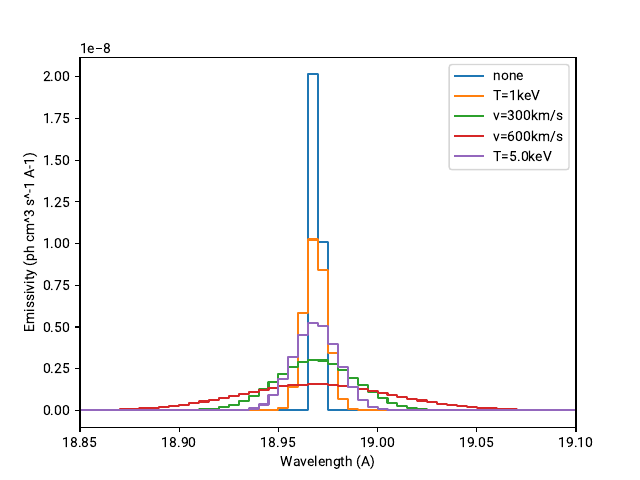

Generate this figure with Python:
# Line broadening example

#

import acx2
import matplotlib.pyplot as plt
import numpy

# declare a acx2 model
am = acx2.ACXModel()

# add the H and He donors

am.add_donor('H',
             '/export1/projects/ACX2/acx2_H_v1_line.fits',
             '/export1/projects/ACX2/acx2_H_v1_cont.fits',
             '/export1/projects/ACX2/acx2_H_v1_sigma.fits',
             abundset='AG89',\
             elements=[1,2,6,7,8,10,12,13,14,16,18,20,26,28])
             
am.add_donor('He',
             '/export1/projects/ACX2/acx2_He_v1_line.fits',
             '/export1/projects/ACX2/acx2_He_v1_cont.fits',
             '/export1/projects/ACX2/acx2_He_v1_sigma.fits',
             abundset='AG89',\
             elements=[1,2,6,7,8,10,12,13,14,16,18,20,26,28])


# set the relative abundance of the 2 donors
am.set_donorabund(['H','He'], [0.9, 0.1])

# set the acxmodel to fall back on if there is no other data
am.set_acxmodel(8) # the separable model

# set the collision parameter units
am.set_collisiontype(1, 'kev/u') # keV/amu

# set the recombination type
am.set_recombtype(1) # single recombination. 2= all the way to neutral

# set the temperature
am.set_temperature(1.0) # in keV. determines the ionization balance

# set the binning for the spectrum
wvbins = numpy.linspace(14.5,19.5,1001) # 0.01 A bins
ebins = 12.398425/wvbins[::-1]
am.set_ebins(ebins)

print("This proceses is slow, it will take a while. Sorry")
# calculate a spectrum at several different broadening settings
s1 = am.calc_spectrum(1.0)

print("1/5 spectra done")

# set temperature broadening on 
am.set_broadening(True, broaden_limit=1e-15)
s2 = am.calc_spectrum(1.0)
print("2/5 spectra done")

# set velocity broadening on 
am.set_broadening(True, broaden_limit=1e-15, 
                        velocity_broadening=300.0,\
                        velocity_broadening_units='km/s')
s3 = am.calc_spectrum(1.0)
print("3/5 spectra done")


am.set_broadening(True, broaden_limit=1e-15, 
                        velocity_broadening=600.0,\
                           velocity_broadening_units='km/s')
s4 = am.calc_spectrum(1.0)
print("4/5 spectra done")

am.set_broadening(True, broaden_limit=1e-15, 
                        velocity_broadening=0.0,\
                           thermal_broaden_temperature=5.0)
s5 = am.calc_spectrum(1.0)
print("5/5 spectra done")

# flip the fluxes back into wavelength order, normalize to "per angstrom"
# then prepend a value to it matches the length of ebins (just for plotting)
binwidth = wvbins[1:]-wvbins[:-1]
s1a = s1[::-1]/binwidth
s1a = numpy.append(s1a[0], s1a)
s2a = s2[::-1]/binwidth
s2a = numpy.append(s2a[0], s2a)
s3a = s3[::-1]/binwidth
s3a = numpy.append(s3a[0], s3a)
s4a = s4[::-1]/binwidth
s4a = numpy.append(s4a[0], s4a)
s5a = s5[::-1]/binwidth
s5a = numpy.append(s5a[0], s5a)


# make a figure
fig = plt.figure()
fig.show()
ax = fig.add_subplot(111)
ax.plot(wvbins, s1a, label='none', drawstyle='steps')
ax.plot(wvbins, s2a, label='T=1keV', drawstyle='steps')
ax.plot(wvbins, s3a, label='v=300km/s', drawstyle='steps')
ax.plot(wvbins, s4a, label='v=600km/s', drawstyle='steps')
ax.plot(wvbins, s5a, label='T=5.0keV', drawstyle='steps')
#ax.plot(wvbins, s6a, label='3.0kev/u', drawstyle='steps')
ax.legend(loc=0)
ax.set_xlabel('Wavelength (A)')
ax.set_ylabel('Emissivity (ph cm^3 s^-1 A-1)')

ax.set_xlim(18.85, 19.1)
plt.draw()
zzz=input("Press enter to continue")
fig.savefig('example2.pdf') 
fig.savefig('example2.png') 
fig.savefig('example2.svg') 
